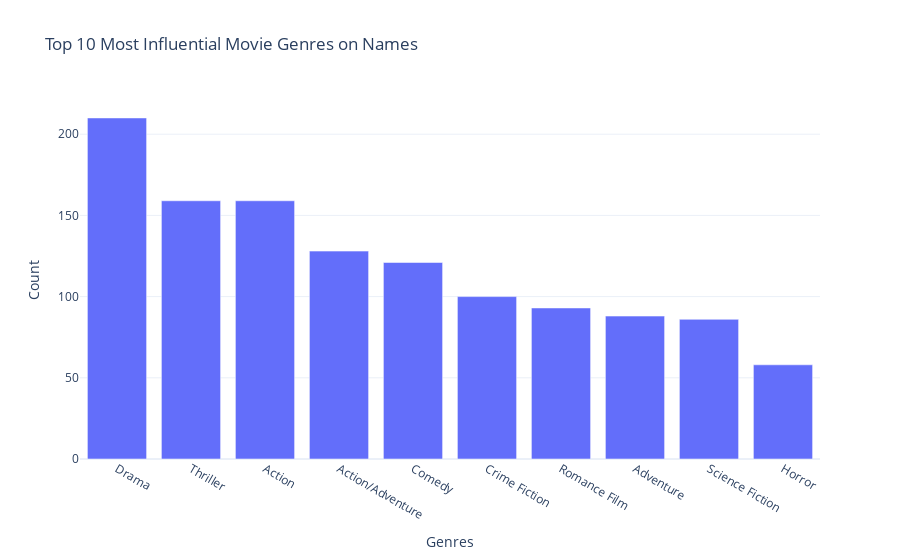

Notebook code for this chart:
### Markdown cell above
By occurence:

### Code cell
show_top_genre_by_count()

### Figure 1 — Plotly figure (JSON) as saved in the notebook; plotly's stock layout.template omitted (floating-point values rounded to 4 significant figures)
{"data": [{"alignmentgroup": "True", "hovertemplate": "Genres=%{x}<br>Count=%{y}<extra></extra>", "legendgroup": "", "marker": {"color": "#636efa", "pattern": {"shape": ""}}, "name": "", "offsetgroup": "", "orientation": "v", "showlegend": false, "textposition": "auto", "type": "bar", "x": ["Drama", "Thriller", "Action", "Action/Adventure", "Comedy", "Crime Fiction", "Romance Film", "Adventure", "Science Fiction", "Horror"], "xaxis": "x", "y": [210, 159, 159, 128, 121, 100, 93, 88, 86, 58], "yaxis": "y"}], "layout": {"barmode": "relative", "legend": {"tracegroupgap": 0}, "title": {"text": "Top 10 Most Influential Movie Genres on Names"}, "xaxis": {"anchor": "y", "domain": [0, 1], "title": {"text": "Genres"}}, "yaxis": {"anchor": "x", "domain": [0, 1], "title": {"text": "Count"}}}}
